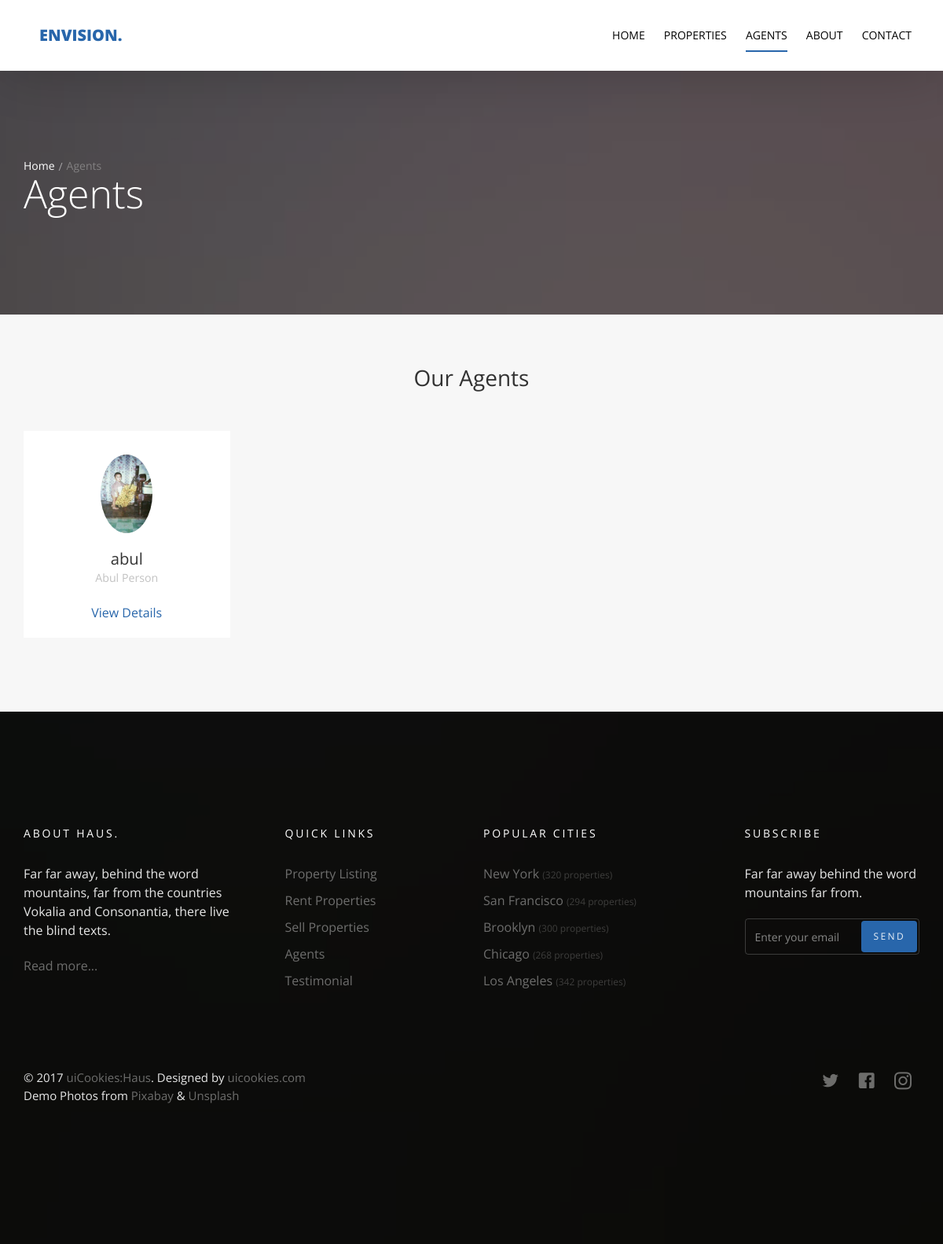
/agents/, run on the app's committed database.
### agents/models.py (models this page shows, shortened)
class Agent(models.Model):
    name = models.CharField(max_length=50)
    title = models.CharField(max_length=50)
    image = models.ImageField(upload_to='agents/')

### agents/views.py (the view)
# urls.py: path('', views.agents_list, name="agent_list"),
def agents_list(request):
    agents_list = Agent.objects.all()
    templates = 'agents/agents.html'
    context = {
        'agents_list': agents_list
    }
    return render(request, templates, context)

### agents/templates/agents/agents.html (shortened to what this page needs)
{% extends "base.html" %}
{% block body %}
  <section class="probootstrap-slider flexslider2 page-inner">
    <div class="overlay"></div>
    <div class="probootstrap-wrap-banner">
      <div class="container">
        <div class="row">
          <div class="col-md-8">
            <div class="page-title probootstrap-animate">
              <div class="probootstrap-breadcrumbs">
                <a href="#">Home</a><span>Agents</span>
              </div>
              <h1>Agents</h1>
            </div>
          </div>
        </div>
      </div>
    </div>
    <ul class="slides">
      <li style="background-image: url(img/slider_1.jpg);"></li>
    </ul>
  </section>
  <section class="probootstrap-section probootstrap-section-lighter">
    <div class="container">
      <div class="row heading">
        <h2 class="mt0 mb50 text-center">Our Agents</h2>
      </div>
      <div class="row">
      {% for agent in agents_list %}
        <div class="col-md-3 col-sm-6">
          <div class="probootstrap-card probootstrap-person text-left">
            <div class="probootstrap-card-media">
              <img src="{{ agent.image.url }}" class="img-responsive" alt="Free HTML5 Template by uicookies.com">
            </div>
            <div class="probootstrap-card-text">
              <h2 class="probootstrap-card-heading mb0">{{agent.name}}</h2>
              <p><small>{{ agent.title }}</small></p>
              <p><a href="#">View Details</a></p>
            </div>
          </div>
        </div>
      {% endfor %}
      </div>
    </div>
  </section>
{% endblock body %}

### data on the page
Agent: image (picture), name "abul", title "Abul Person"
